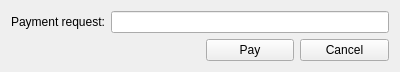
<?xml version="1.0" encoding="UTF-8"?>
<ui version="4.0">
 <class>Pay</class>
 <widget class="QWidget" name="Pay">
  <property name="geometry">
   <rect>
    <x>0</x>
    <y>0</y>
    <width>400</width>
    <height>69</height>
   </rect>
  </property>
  <property name="windowTitle">
   <string>Form</string>
  </property>
  <layout class="QGridLayout" name="gridLayout">
   <item row="0" column="0">
    <widget class="QLabel" name="label">
     <property name="sizePolicy">
      <sizepolicy hsizetype="Preferred" vsizetype="Fixed">
       <horstretch>0</horstretch>
       <verstretch>0</verstretch>
      </sizepolicy>
     </property>
     <property name="maximumSize">
      <size>
       <width>100</width>
       <height>16777215</height>
      </size>
     </property>
     <property name="text">
      <string>Payment request:</string>
     </property>
    </widget>
   </item>
   <item row="0" column="1" colspan="3">
    <widget class="QLineEdit" name="txtPayRequest">
     <property name="sizePolicy">
      <sizepolicy hsizetype="Expanding" vsizetype="Minimum">
       <horstretch>0</horstretch>
       <verstretch>0</verstretch>
      </sizepolicy>
     </property>
     <property name="text">
      <string/>
     </property>
     <property name="placeholderText">
      <string/>
     </property>
    </widget>
   </item>
   <item row="1" column="0" colspan="2">
    <spacer name="horizontalSpacer">
     <property name="orientation">
      <enum>Qt::Horizontal</enum>
     </property>
     <property name="sizeHint" stdset="0">
      <size>
       <width>186</width>
       <height>20</height>
      </size>
     </property>
    </spacer>
   </item>
   <item row="1" column="2">
    <widget class="QPushButton" name="pbPay">
     <property name="sizePolicy">
      <sizepolicy hsizetype="Minimum" vsizetype="Minimum">
       <horstretch>0</horstretch>
       <verstretch>0</verstretch>
      </sizepolicy>
     </property>
     <property name="text">
      <string>Pay</string>
     </property>
    </widget>
   </item>
   <item row="1" column="3">
    <widget class="QPushButton" name="pbCancelPay">
     <property name="sizePolicy">
      <sizepolicy hsizetype="Minimum" vsizetype="Minimum">
       <horstretch>0</horstretch>
       <verstretch>0</verstretch>
      </sizepolicy>
     </property>
     <property name="text">
      <string>Cancel</string>
     </property>
    </widget>
   </item>
  </layout>
 </widget>
 <resources/>
 <connections/>
</ui>
